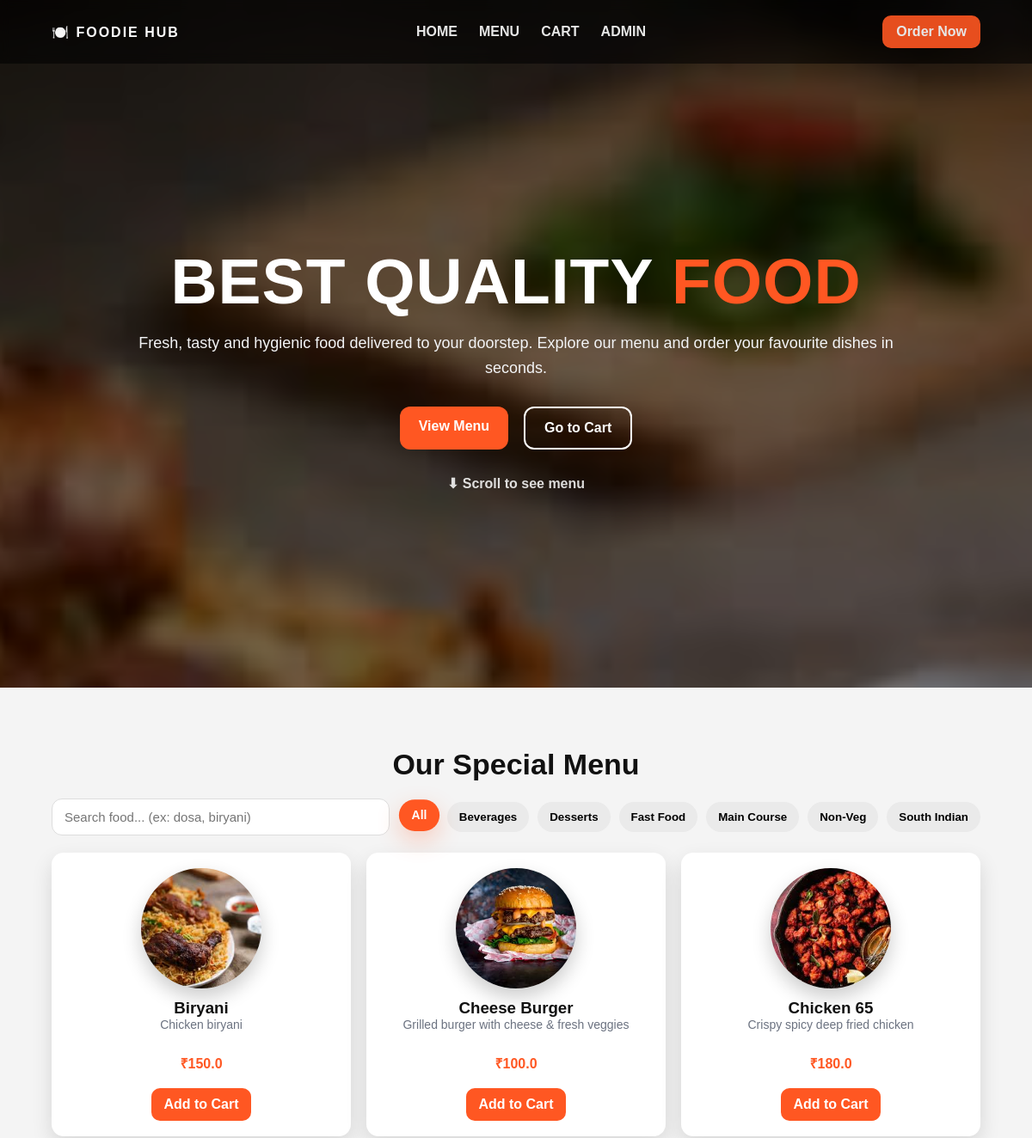
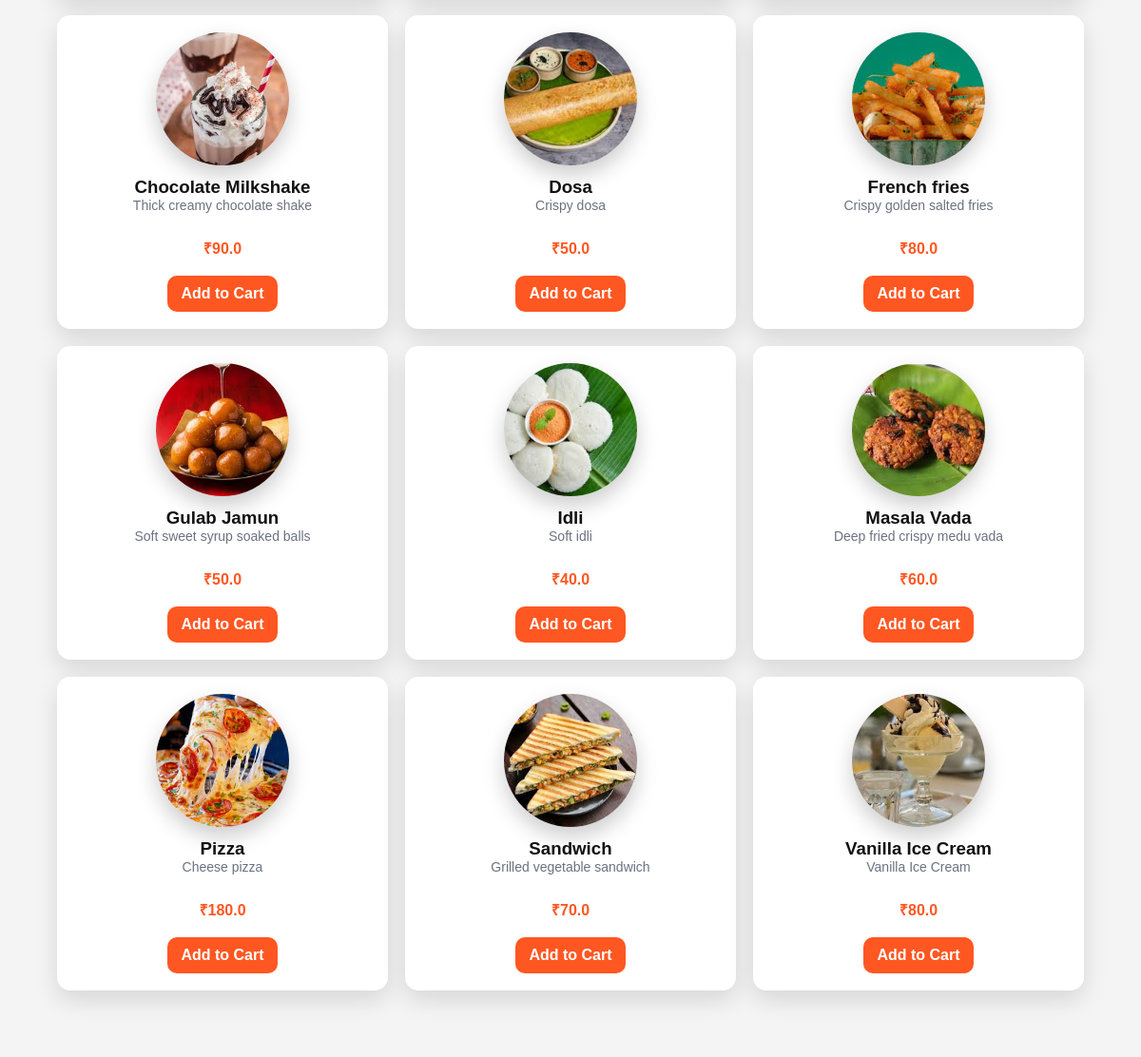
The page / on the database its author committed (2 pictures, top to bottom).
### food/models.py (models this page shows, shortened)
class FoodItem(models.Model):
    name = models.CharField(max_length=100)
    price = models.FloatField()
    category = models.CharField(max_length=50)
    description = models.TextField(blank=True)
    image = models.ImageField(upload_to="food_images/", blank=True, null=True)

### food/views.py (the view)
# urls.py: path("", menu_view, name="menu"),
def menu_view(request):
    foods = FoodItem.objects.all().order_by("name")
    categories = (
        FoodItem.objects.values_list("category", flat=True)
        .distinct()
        .order_by("category")
    )
    return render(request, "menu.html", {
        "foods": foods,
        "categories": categories
    })

### templates/menu.html (shortened to what this page needs)
<!DOCTYPE html>
<html>
<head>
</head>
<body>
<div class="nav">
    <div class="brand">🍽️ FOODIE HUB</div>
    <ul>
        <li><a href="/">HOME</a></li>
        <li><a href="#menu">MENU</a></li>
        <li><a href="/cart/">CART</a></li>
        <li><a href="/admin/">ADMIN</a></li>
    </ul>
    <a class="btn-sm" href="#menu">Order Now</a>
</div>
<section class="hero">
    <div class="hero-content">
        <h1>BEST QUALITY <span>FOOD</span></h1>
        <p>
            Fresh, tasty and hygienic food delivered to your doorstep.
            Explore our menu and order your favourite dishes in seconds.
        </p>
        <div class="actions">
            <a class="btn btn-primary" href="#menu">View Menu</a>
            <a class="btn btn-outline" href="/cart/">Go to Cart</a>
        </div>
        <div class="hint">⬇ Scroll to see menu</div>
    </div>
</section>
<section class="menu-section" id="menu">
    <h2>Our Special Menu</h2>
    <div class="controls">
        <div class="search">
            <input id="searchInput" type="text" placeholder="Search food... (ex: dosa, biryani)">
        </div>
        <div class="tabs" id="tabs">
            <button class="tab active" data-category="all">All</button>
            {% for cat in categories %}
                <button class="tab" data-category="{{ cat|lower }}">{{ cat }}</button>
            {% endfor %}
        </div>
    </div>
    <div class="grid" id="grid">
        {% for food in foods %}
        <div class="card"
             data-name="{{ food.name|lower }}"
             data-category="{{ food.category|lower }}">
            {% if food.image %}
                <img src="{{ food.image.url }}" class="food-img" alt="{{ food.name }}">
            {% else %}
                <div class="no-img">No Image</div>
            {% endif %}
            <h3>{{ food.name }}</h3>
            <p class="desc">{{ food.description }}</p>
            <p class="price">₹{{ food.price }}</p>
            <a class="add" href="/add/{{ food.id }}/">Add to Cart</a>
        </div>
        {% endfor %}
    </div>
</section>
</body>
</html>

### templates/menu.html (style rules this page uses)
:root { --menu-bg: #f4f4f4; --primary: #ff5722; --text-dark: #111; --muted: #6b7280; }
* { margin:0;padding:0;box-sizing:border-box;font-family:Arial,Helvetica,sans-serif; }
body { background:#000;color:white;overflow-x:hidden; }
.nav { position:fixed;top:0;left:0;right:0; display:flex;align-items:center;justify-content:space-between; padding:18px 60px;background:rgba(0,0,0,0.55); backdrop-filter: blur(6px);z-index:999; }
.brand { font-weight:900;letter-spacing:2px; }
.nav ul { list-style:none;display:flex;gap:25px; }
.nav a { color:white;text-decoration:none;font-weight:800;opacity:.9; }
.btn-sm { padding:10px 16px;background:var(--primary); border-radius:10px;font-weight:900;text-decoration:none;color:white; }
.hero { min-height:100vh;display:flex;align-items:center;justify-content:center; text-align:center;padding:120px 20px 60px; }
.hero-content { max-width:900px; }
.hero-content h1 { font-size:75px;font-weight:900;letter-spacing:1px;line-height:1.05; }
.hero-content h1 span { color:var(--primary); }
.hero-content p { margin-top:18px;font-size:18px;color:#f3f4f6;line-height:1.6; }
.actions { margin-top:30px;display:flex;justify-content:center; gap:18px;flex-wrap:wrap; }
.btn { padding:14px 22px;border-radius:12px;font-weight:900; text-decoration:none;transition:.2s;display:inline-block; }
.btn-primary { background:var(--primary);color:white; }
.btn-outline { border:2px solid white;color:white; }
.hint { margin-top:30px;font-weight:700;opacity:.85; }
.menu-section { padding:70px 60px; background:var(--menu-bg); color:var(--text-dark); }
.menu-section h2 { text-align:center;font-size:34px;font-weight:900;margin-bottom:20px; }
.controls { max-width:1200px;margin:0 auto 20px; display:flex;gap:12px;flex-wrap:wrap; align-items:center;justify-content:space-between; }
.search { flex:1;min-width:240px; }
.search input { width:100%;padding:12px 14px;border-radius:12px; border:1px solid #ddd;outline:none;font-size:15px;background:white; }
.tabs { display:flex;gap:10px;flex-wrap:wrap;justify-content:flex-end; }
.tab { border:none;padding:10px 14px;border-radius:999px; background:#eaeaea;font-weight:900;cursor:pointer; transition:0.25s ease; }
.tab.active { background:var(--primary);color:white; transform:translateY(-2px) scale(1.05); box-shadow:0 10px 25px rgba(255,87,34,0.25); }
.grid { display:grid;grid-template-columns:repeat(3, 1fr);gap:18px; max-width:1200px;margin:0 auto; }
.card { background:white;border-radius:14px;padding:18px; box-shadow:0 10px 25px rgba(0,0,0,0.12); text-align:center; animation:fadeUp .3s ease; }
.food-img { width:140px;height:140px;border-radius:50%; object-fit:cover;display:block;margin:0 auto 12px; box-shadow:0 10px 22px rgba(0,0,0,0.20); }
.desc { color:var(--muted);font-size:14px;min-height:34px; }
.price { color:var(--primary);font-weight:900;margin:8px 0; }
.add { display:inline-block;margin-top:10px;padding:10px 14px; background:var(--primary);color:white;border-radius:10px; text-decoration:none;font-weight:900; }

### rows shown on the page
FoodItem: image (picture), name "Biryani", description "Chicken biryani", price "150.0"
FoodItem: image (picture), name "Cheese Burger", description "Grilled burger with cheese & fresh veggies", price "100.0"
FoodItem: image (picture), name "Chicken 65", description "Crispy spicy deep fried chicken", price "180.0"
FoodItem: image (picture), name "Chocolate Milkshake", description "Thick creamy chocolate shake", price "90.0"
FoodItem: image (picture), name "Dosa", description "Crispy dosa", price "50.0"
FoodItem: image (picture), name "French fries", description "Crispy golden salted fries", price "80.0"
FoodItem: image (picture), name "Gulab Jamun", description "Soft sweet syrup soaked balls", price "50.0"
FoodItem: image (picture), name "Idli", description "Soft idli", price "40.0"
FoodItem: image (picture), name "Masala Vada", description "Deep fried crispy medu vada", price "60.0"
FoodItem: image (picture), name "Pizza", description "Cheese pizza", price "180.0"
FoodItem: image (picture), name "Sandwich", description "Grilled vegetable sandwich", price "70.0"
FoodItem: image (picture), name "Vanilla Ice Cream", description "Vanilla Ice Cream", price "80.0"

### other values the page prints
{{ cat }} "Beverages" "Desserts" "Fast Food" "Main Course" "Non-Veg" "South Indian"
